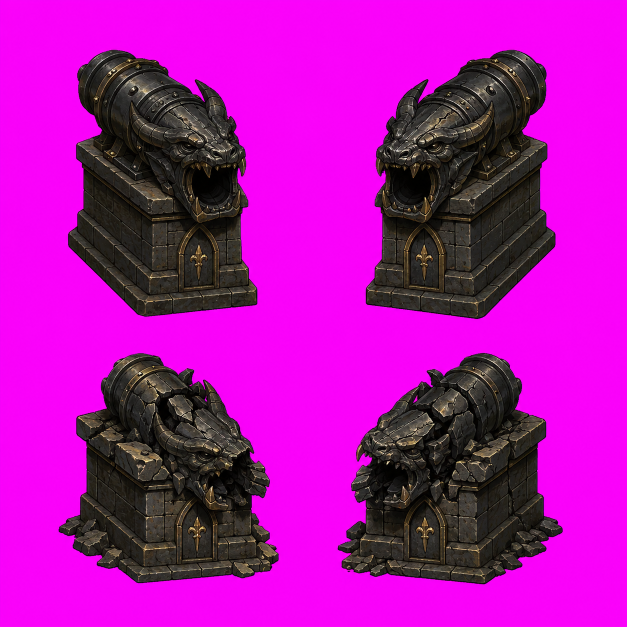
#> input picture art/source/tilesets/castle_cannons_source.png, 1254 x 1254 px (shown at 1/2 size)
$ python -i frame_analysis.py   (imports and definitions only)
#> lines starting #> are read from the running program, lines starting #| are printed output that depends on the picture
#> further down, picture is the input picture: PIL image 1254x1254 RGB; mean R, G, B 175.4, 17.1, 171
"""Shared alpha, matte, and body-anchor helpers for sprite scripts."""

from __future__ import annotations

import math
import statistics

from PIL import Image


def magenta_distance(red: int, green: int, blue: int) -> float:
    return math.sqrt((255 - red) ** 2 + green**2 + (255 - blue) ** 2)


# [7 lines left out: function visible_magenta_pixels, not called in this run]


def foreground_bbox(image: Image.Image, alpha_limit: int = 16) -> tuple[int, int, int, int]:
    """Return the opaque-foreground bounds, ignoring near-transparent matte residue."""
#> called with alpha_limit = 16
    if not 0 < alpha_limit <= 255:
        raise ValueError("alpha_limit must be between 1 and 255")
    alpha = image.convert("RGBA").getchannel("A")
#> alpha: PIL image 1254x1254 L; every value is 255
    mask = alpha.point(lambda value: 255 if value >= alpha_limit else 0)
    bbox = mask.getbbox()
#> bbox = (0, 0, 1254, 1254)
    if bbox is None:
        raise ValueError("no visible foreground pixels")
    return bbox


# [48 lines left out: functions torso_center, nontransparent_border_pixels, silhouette_mask, not called in this run]


def _resize_mask(mask, size):
    return mask.convert("L").resize(size, Image.Resampling.NEAREST).point(lambda v: 255 if v >= 128 else 0).convert("1")


# [9 lines left out: function mask_iou, not called in this run]


def content_patch(
    image: Image.Image,
    size: tuple[int, int] = (64, 96),
    alpha_limit: int = 16,
    body_fraction: float = 1.0,
):
    """Return a normalized grayscale patch of the character, cropped to its bbox.

    Uses interior luminance (face, folds, emblems) rather than the outline, because
    a facing flip barely changes a symmetric silhouette but clearly moves interior
    detail. Transparent pixels are set to mid-grey so they do not bias correlation.

    body_fraction < 1 keeps only the top fraction of the silhouette (head/torso).
    This matters for facing detection: in a legitimate walk cycle the LEGS of the
    second half genuinely mirror the first half, so whole-body correlation would
    flag a correct cycle as flipped. The upper body carries the facing signal
    (face, hair, asymmetric torso detail) without that legitimate mirroring.
    """
    rgba = image.convert("RGBA")
    bbox = foreground_bbox(rgba, alpha_limit)
#> bbox = (0, 0, 1254, 1254)
    if body_fraction < 1.0:
        cut = bbox[1] + max(1, round((bbox[3] - bbox[1]) * body_fraction))
        bbox = (bbox[0], bbox[1], bbox[2], cut)
    cropped = rgba.crop(bbox)
    grey = cropped.convert("L")
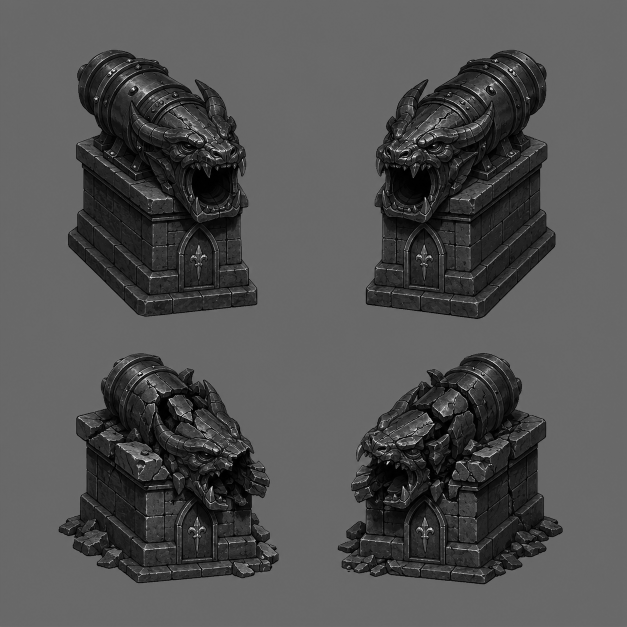
#> grey: PIL image 1254x1254 L (shown at 1/2 size); min 0, max 255, mean 81.9
    alpha = cropped.getchannel("A")
    grey = Image.composite(grey, Image.new("L", cropped.size, 128), alpha.point(lambda v: 255 if v >= alpha_limit else 0))
    return grey.resize(size, Image.Resampling.BILINEAR)
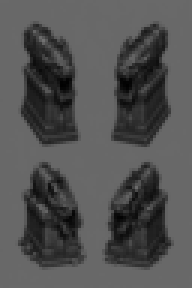
#> returned value: PIL image 64x96 L (shown 3 times larger); min 1, max 114, mean 81.8


# [80 lines left out: functions _ncc, mirror_content_bias, lower_body_offset, body_anchor, not called in this run]

>>> from PIL import Image
>>> picture = Image.open('../../../art/source/tilesets/castle_cannons_source.png')
>>> result = content_patch(picture)

$ run again, on art/source/tilesets/castle_pillars_source.png
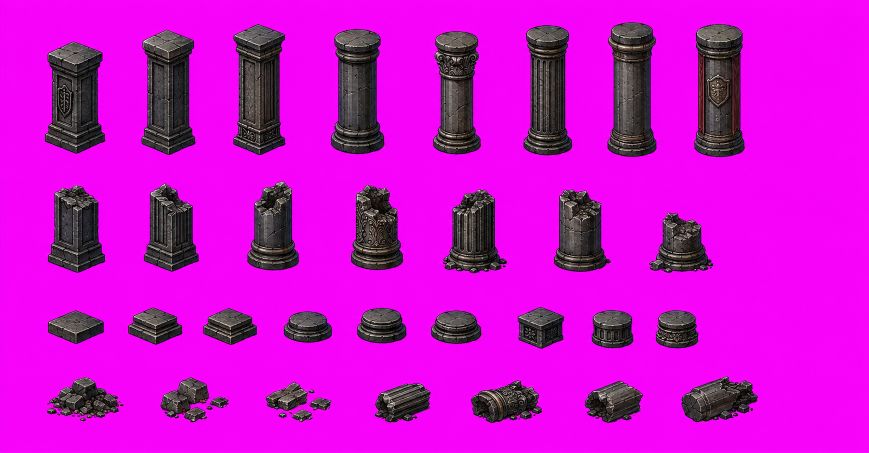
#> input picture art/source/tilesets/castle_pillars_source.png, 1738 x 905 px (shown at 1/2 size)
#> picture is the input picture: PIL image 1738x905 RGB; mean R, G, B 205, 14.5, 206.1
#> alpha: PIL image 1738x905 L; every value is 255
#> in foreground_bbox, `bbox = mask.getbbox()`: bbox = (0, 0, 1738, 905)
#> in content_patch, `grey = cropped.convert("L")`:
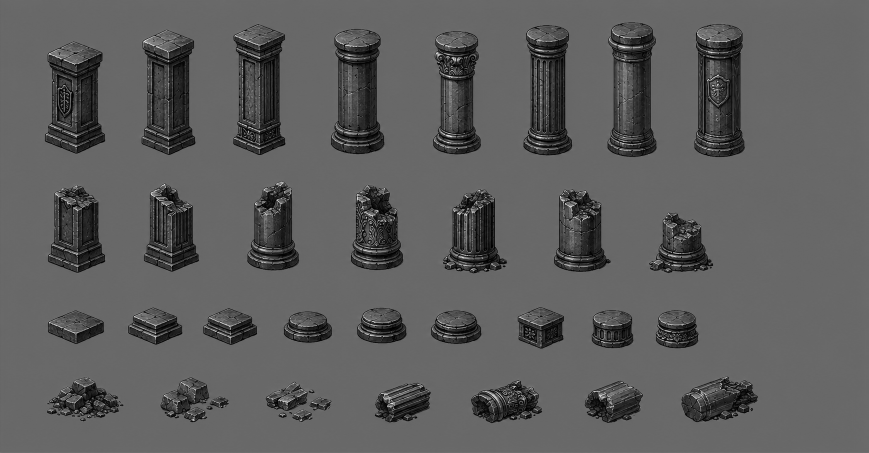
#> grey: PIL image 1738x905 L (shown at 1/2 size); min 0, max 255, mean 93.3
#> in content_patch, `return grey.resize(size, Image.Resampling.BILINEAR)`:
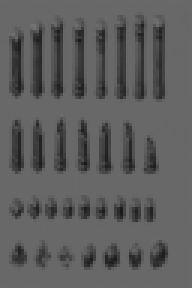
#> returned value: PIL image 64x96 L (shown 3 times larger); min 25, max 115, mean 93.3

$ run again, on art/source/tilesets/castle_walls_source.png
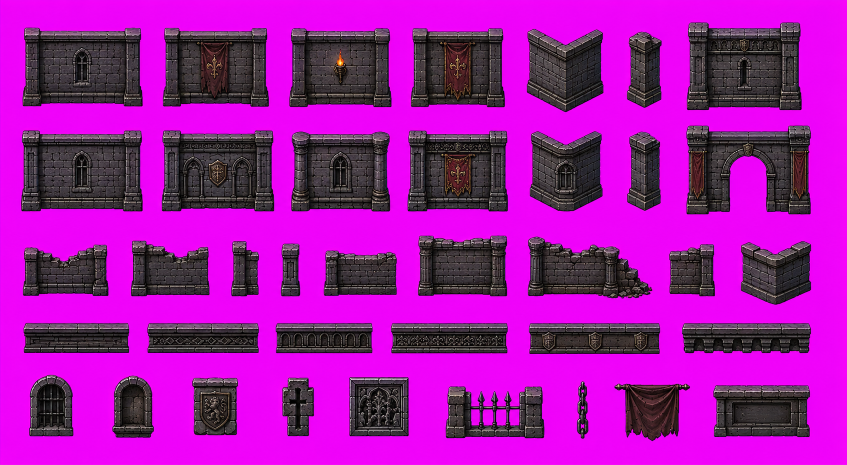
#> input picture art/source/tilesets/castle_walls_source.png, 1694 x 929 px (shown at 1/2 size)
#> picture is the input picture: PIL image 1694x929 RGB; mean R, G, B 163.1, 22.1, 167.1
#> alpha: PIL image 1694x929 L; every value is 255
#> in foreground_bbox, `bbox = mask.getbbox()`: bbox = (0, 0, 1694, 929)
#> in content_patch, `grey = cropped.convert("L")`:
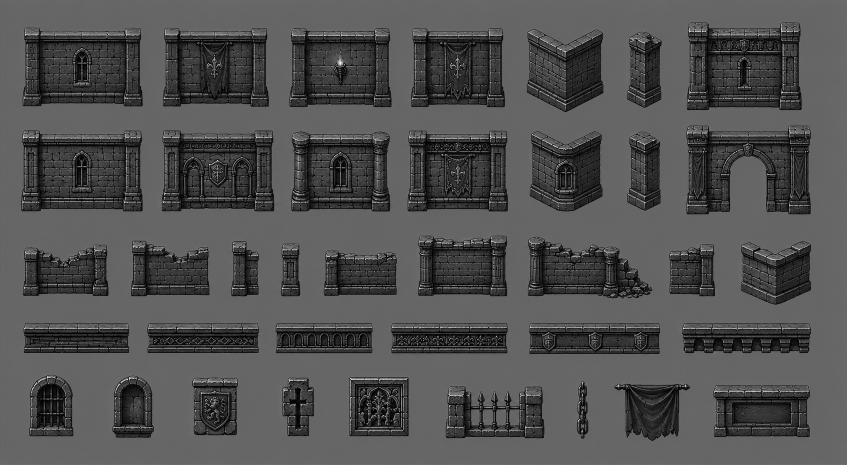
#> grey: PIL image 1694x929 L (shown at 1/2 size); min 0, max 255, mean 80.8
#> in content_patch, `return grey.resize(size, Image.Resampling.BILINEAR)`:
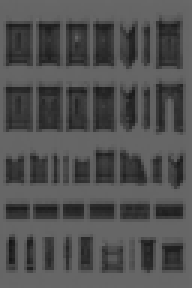
#> returned value: PIL image 64x96 L (shown 3 times larger); min 21, max 106, mean 80.8
